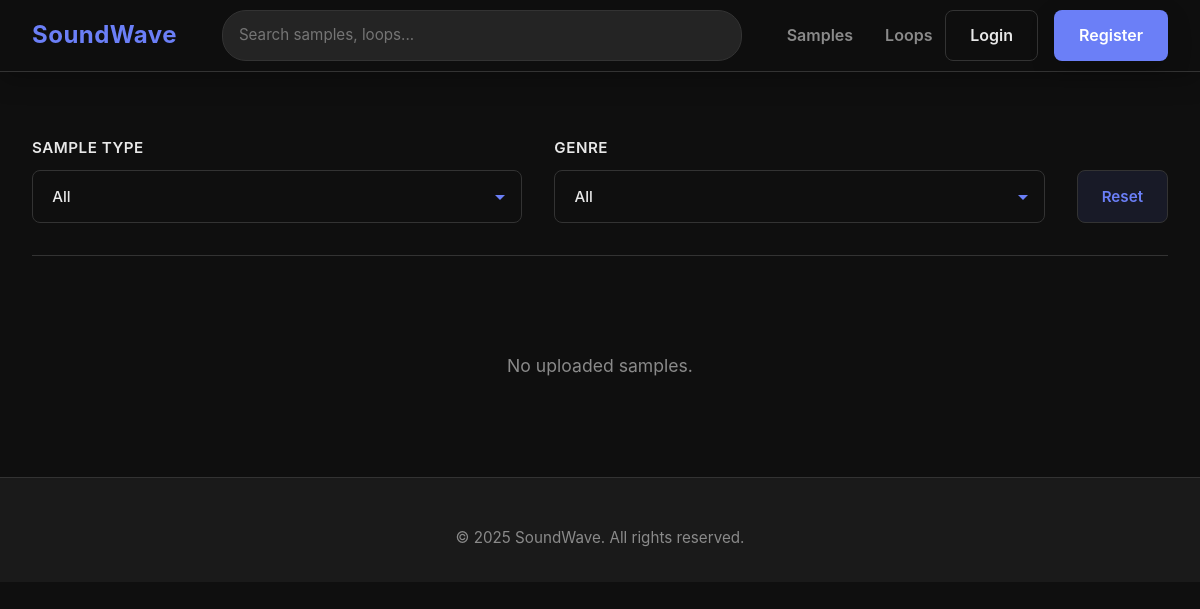
Before: /samples/ with the older database file.
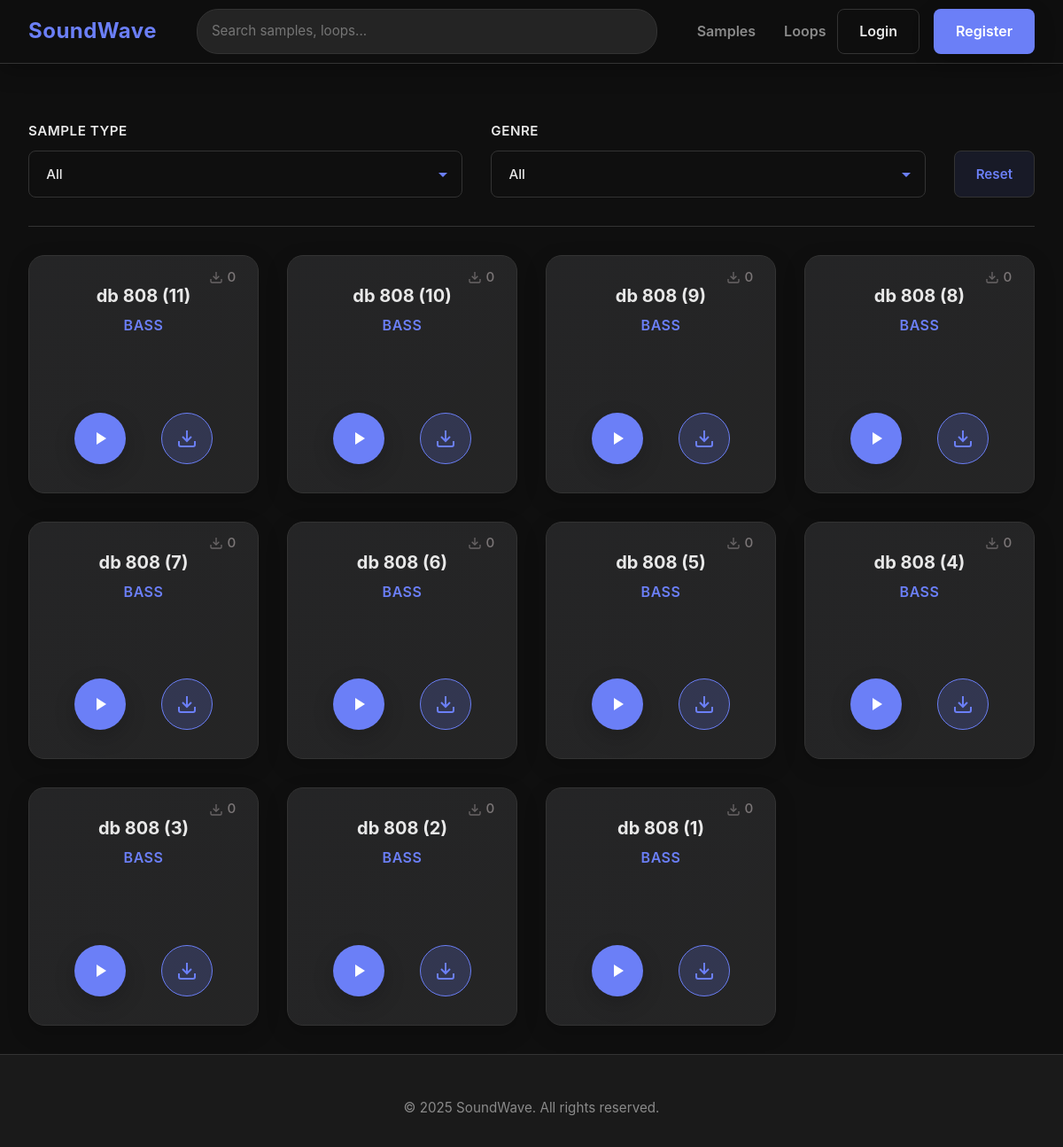
After: the same page with the newer database file.
### uploader/models.py (models this page shows, shortened)
class Sample(models.Model):
    SAMPLE_TYPE_CHOICES = [
        ('bass', 'Bass'),
        ('hi_hat', 'Hi Hat'),
        ('clap', 'Clap'),
        ('kick', 'Kick'),
        ('snare', 'Snare'),
        ('tom', 'Tom'),
        ('perc', 'Perc'),
        ('other', 'Other'),
    ]
    name = models.CharField(max_length=200)
    author = models.CharField(max_length=100, blank=True, default='')
    sample_type = models.CharField(max_length=20, choices=SAMPLE_TYPE_CHOICES)
    genre = models.CharField(max_length=50, choices=GENRE_CHOICES, default='other')
    audio_file = models.FileField(upload_to='samples/')
    uploaded_at = models.DateTimeField(auto_now_add=True)
    downloads = models.IntegerField(default=0)
    class Meta:
        ordering = ['-uploaded_at']
        verbose_name = 'Sample'
        verbose_name_plural = 'Samples'

### main/views.py (the view)
# urls.py: path('', views.index, name='index'),
@measure_time
def index(request, tab=None):
    page_number = request.GET.get('page', 1)
    items_per_page = 12
    if tab == 'samples':
        queryset = Sample.objects.all()
        filterset_class = SampleFilter
    else:
        queryset = Loop.objects.all()
        filterset_class = LoopFilter
    filterset = filterset_class(request.GET, queryset=queryset)
    queryset = filterset.qs
    paginator = Paginator(queryset, items_per_page)
    page_obj = paginator.get_page(page_number)
    context = {
        'loops': page_obj if tab != 'samples' else [],
        'samples': page_obj if tab == 'samples' else [],
        'page_obj': page_obj,
        'current_tab': tab or 'loops',
        'filterset': filterset,
        'genre_choices': GENRE_CHOICES,
    }
    return render(request, 'main/index.html', context)

### main/templates/main/index.html (shortened to what this page needs)
{% extends "main/base.html" %}
{% load static %}
{% block content %}
  {% if current_tab == 'samples' %}
      <div class="filters-container">
        <div class="filter-group">
          <label class="filter-label" for="sample-type-filter">Sample Type</label>
        </div>
        <div class="filter-group">
          <label class="filter-label" for="sample-genre-filter">Genre</label>
        </div>
        <button class="btn-reset-filters" id="reset-filters">Reset</button>
      </div>
      <div class="sample-grid samples-grid" id="samples-grid">
        {% for sample in samples %}
          <div
            class="sample-card sample-square sample-item"
            id="card-{{ sample.id }}"
            data-card-id="{{ sample.id }}"
            data-url="{{ sample.audio_file.url }}"
            data-type="{{ sample.sample_type }}"
            data-genre="{{ sample.genre }}"
          >
            <span class="downloads-count sample-downloads-top"
                  id="downloads-count-{{ sample.id }}">
              <svg class="download-icon" viewBox="0 0 24 24" fill="none"
                   stroke="currentColor" stroke-width="2">
                <path d="M21 15v4a2 2 0 0 1-2 2H5a2 2 0 0 1-2-2v-4"></path>
                <polyline points="7 10 12 15 17 10"></polyline>
                <line x1="12" y1="15" x2="12" y2="3"></line>
              </svg>
              <span class="downloads-num">{{ sample.downloads }}</span>
            </span>
            <div class="sample-info">
              <h3 class="sample-title">{{ sample.name }}</h3>
              <p class="sample-type">{{ sample.get_sample_type_display }}</p>
            </div>
            <div class="sample-controls">
              <button
                class="play-btn-main sample-play-btn"
                data-card-id="{{ sample.id }}"
                data-url="{{ sample.audio_file.url }}"
                title="Play"
              >
                <svg class="play-icon" viewBox="0 0 24 24" fill="white">
                  <path d="M8 5v14l11-7z"/>
                </svg>
              </button>
              <a
                href="{% url 'main:download_sample' sample.id %}"
                class="download-btn-bottom"
                title="Download sample"
              >
                <svg class="download-icon" viewBox="0 0 24 24" fill="none"
                     stroke="currentColor" stroke-width="2">
                  <path d="M21 15v4a2 2 0 0 1-2 2H5a2 2 0 0 1-2-2v-4"></path>
                  <polyline points="7 10 12 15 17 10"></polyline>
                  <line x1="12" y1="15" x2="12" y2="3"></line>
                </svg>
              </a>
            </div>
          </div>
        {% empty %}
          <div class="empty-state">
            <p>No uploaded samples.</p>
          </div>
        {% endfor %}
      </div>
  {% endif %}
{% endblock %}

### main/templates/main/base.html (shortened to what this page needs)
{% load static %}
<!DOCTYPE html>
<html lang="en">
<head>
  <link rel="stylesheet" href="{% static 'main/css/style.css' %}">
  <link rel="stylesheet" href="{% static 'uploader/css/custom-select.css' %}">
</head>
<body>
  <div class="page-wrapper">
    <header class="header">
      <div class="logo">
        <a>SoundWave</a>
      </div>
      <div class="search-bar">
        <input type="text" placeholder="Search samples, loops...">
      </div>
      <nav class="nav-menu">
        <a href="{% url 'main:samples' %}"
           class="nav-link {% if current_tab == 'samples' %}active{% endif %}">
          Samples
        </a>
        <a href="{% url 'main:loops' %}"
           class="nav-link {% if current_tab == 'loops' %}active{% endif %}">
          Loops
        </a>
      </nav>
      <div class="auth-buttons">
        {% if user.is_authenticated %}
          <div class="user-menu">
            <a href="{% url 'accounts:profile' %}" class="btn btn-secondary">
              {{ user.username }}
            </a>
            <a href="{% url 'accounts:logout' %}" class="btn btn-secondary">
              Logout
            </a>
          </div>
        {% else %}
          <a href="{% url 'accounts:login' %}" class="btn btn-secondary">Login</a>
          <a href="{% url 'accounts:register' %}" class="btn btn-primary">Register</a>
        {% endif %}
      </div>
    </header>
    <div class="content-wrapper" id="catalog">
      <main class="main-content">
        {% block content %}{% endblock %}
      </main>
    </div>
    <footer class="footer">
      <div class="footer-bottom">
        <p>&copy; 2025 SoundWave. All rights reserved.</p>
      </div>
    </footer>
  </div>
</body>
</html>

### uploader/static/uploader/css/custom-select.css (style rules this page uses)
:root { --color-bg-primary: #0f0f0f; --color-bg-secondary: #1a1a1a; --color-bg-card: #242424; --color-text-primary: #e8e8e8; --color-text-secondary: #8a8a8a; --color-accent: #6b7ff7; --color-border: #333333; --color-success: #22c55e; }

### main/static/main/css/variables.css (style rules this page uses)
:root { --color-bg-primary: #0f0f0f; --color-bg-secondary: #1a1a1a; --color-bg-card: #242424; --color-text-primary: #e8e8e8; --color-text-secondary: #8a8a8a; --color-accent: #6b7ff7; --color-border: #333333; --color-hover: #2d2d2d; --color-like: #ef4444; --color-success: #22c55e; --color-warning: #f59e0b; --space-2xs: 0.25rem; --space-xs: 0.5rem; --space-sm: 0.75rem; --space-md: 1rem; --space-lg: 1.5rem; --space-xl: 2rem; --space-2xl: 3rem; --radius-sm: 8px; --radius-md: 12px; --radius-lg: 18px; --shadow-soft: 0 8px 24px rgba(0, 0, 0, 0.18); --shadow-hover: 0 12px 32px rgba(107, 127, 247, 0.18); --font-family-base: 'Inter', -apple-system, BlinkMacSystemFont, 'Segoe UI', Roboto, sans-serif; --line-height-base: 1.6; --transition-base: 180ms ease; --container-max-width: 1200px; --header-height: 72px; }

### main/static/main/css/base.css (style rules this page uses)
* { margin: 0; padding: 0; box-sizing: border-box; }
body { font-family: var(--font-family-base); background-color: var(--color-bg-primary); color: var(--color-text-primary); line-height: var(--line-height-base); overflow-x: hidden; -webkit-font-smoothing: antialiased; min-height: 100vh; }
* { scrollbar-width: thin; scrollbar-color: var(--color-border) transparent; }
a { color: inherit; text-decoration: none; transition: color var(--transition-base); }
button, input, select, textarea { font: inherit; color: inherit; }

### main/static/main/css/buttons.css (style rules this page uses)
.btn { padding: 0.75rem 1.5rem; border-radius: var(--radius-sm); font-weight: 600; cursor: pointer; transition: transform var(--transition-base), box-shadow var(--transition-base), background var(--transition-base), color var(--transition-base), border-color var(--transition-base); border: 1px solid transparent; text-decoration: none; display: inline-flex; align-items: center; justify-content: center; gap: 0.4rem; }
.btn-primary { background: var(--color-accent); color: #ffffff; box-shadow: var(--shadow-soft); }
.btn-secondary { background: transparent; border-color: var(--color-border); color: var(--color-text-primary); }
.play-btn-main { width: 58px; height: 58px; background: var(--color-accent); border: none; border-radius: 50%; cursor: pointer; display: flex; align-items: center; justify-content: center; color: white; transition: transform var(--transition-base), box-shadow var(--transition-base), background var(--transition-base); flex-shrink: 0; box-shadow: var(--shadow-soft); }
.play-icon, .pause-icon { width: 24px; height: 24px; flex-shrink: 0; }
.download-btn-bottom { width: 58px; height: 58px; background: rgba(107, 127, 247, 0.2); border: 1px solid var(--color-accent); border-radius: 50%; display: flex; align-items: center; justify-content: center; cursor: pointer; transition: transform var(--transition-base), background var(--transition-base), border-color var(--transition-base), color var(--transition-base); z-index: 2; flex-shrink: 0; text-decoration: none; }
.download-btn-bottom .download-icon { width: 24px; height: 24px; color: var(--color-accent); transition: color var(--transition-base); }

### main/static/main/css/filters.css (style rules this page uses)
.filters-container { display: flex; align-items: flex-end; gap: var(--space-xl); padding: var(--space-xl) 0; margin-bottom: var(--space-xl); margin-top: var(--header-height); border-bottom: 1px solid var(--color-border); flex-wrap: wrap; }
.filter-group { display: flex; flex-direction: column; gap: 0.6rem; flex: 1; min-width: 250px; }
.filter-label { font-size: 0.95rem; font-weight: 600; color: var(--color-text-primary); text-transform: uppercase; letter-spacing: 0.5px; }
.btn-reset-filters { display: flex; align-items: center; gap: 0.5rem; padding: 0.85rem 1.5rem; background-color: rgba(107, 127, 247, 0.1); border: 1.5px solid var(--color-border); border-radius: var(--radius-sm); color: var(--color-accent); font-size: 0.95rem; font-weight: 600; cursor: pointer; transition: transform var(--transition-base), border-color var(--transition-base), background-color var(--transition-base); font-family: inherit; justify-content: center; align-self: flex-end; }
.sample-item { animation: fadeIn 0.3s ease; }

### main/static/main/css/footer.css (style rules this page uses)
.footer { background-color: var(--color-bg-secondary); padding: 3rem 2rem 2rem; margin-top: 0; border-top: 1px solid var(--color-border); }
.footer-bottom { text-align: center; color: var(--color-text-secondary); font-size: 0.95rem; }

Changed rows visible on the page:
added Sample: downloads "0", name "db 808 (11)", sample_type "BASS"
added Sample: downloads "0", name "db 808 (10)", sample_type "BASS"
added Sample: downloads "0", name "db 808 (9)", sample_type "BASS"
added Sample: downloads "0", name "db 808 (8)", sample_type "BASS"
added Sample: downloads "0", name "db 808 (7)", sample_type "BASS"
added Sample: downloads "0", name "db 808 (6)", sample_type "BASS"
added Sample: downloads "0", name "db 808 (5)", sample_type "BASS"
added Sample: downloads "0", name "db 808 (4)", sample_type "BASS"
added Sample: downloads "0", name "db 808 (3)", sample_type "BASS"
added Sample: downloads "0", name "db 808 (2)", sample_type "BASS"
added Sample: downloads "0", name "db 808 (1)", sample_type "BASS"
Other visible differences:
text no longer shown: "No uploaded samples."
